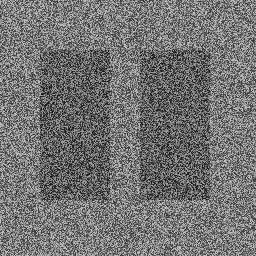
#> input picture data/sample_dataset/normal/normal_1.jpg, 256 x 256 px
$ python data_visualization.py
#> lines starting #> are read from the running program, lines starting #| are printed output that depends on the picture
import os
import cv2
import numpy as np
import matplotlib.pyplot as plt
import seaborn as sns

def visualize_dataset(dataset_dir="data/sample_dataset", output_dir="data/visualizations"):
#> called with dataset_dir = 'data/sample_dataset', output_dir = 'data/visualizations'
    os.makedirs(output_dir, exist_ok=True)

    classes = ['normal', 'effusion']
    counts = []

    plt.style.use('ggplot')

    # 1. Bar chart for class distribution
    for cls in classes:
        cls_dir = os.path.join(dataset_dir, cls)
        if os.path.exists(cls_dir):
            counts.append(len(os.listdir(cls_dir)))
        else:
            counts.append(0)

    plt.figure(figsize=(8, 6))
    bars = plt.bar(classes, counts, color=['#2E7D32', '#FF6B6B'])
    plt.title('Phân bố nhãn dữ liệu (Class Distribution)', fontsize=16)
    plt.xlabel('Nhãn chẩn đoán', fontsize=12)
    plt.ylabel('Số lượng ảnh', fontsize=12)

    for bar in bars:
        yval = bar.get_height()
        plt.text(bar.get_x() + bar.get_width()/2, yval + 0.1, int(yval), ha='center', va='bottom', fontsize=12)

    plt.savefig(os.path.join(output_dir, 'class_distribution.png'), dpi=300, bbox_inches='tight')
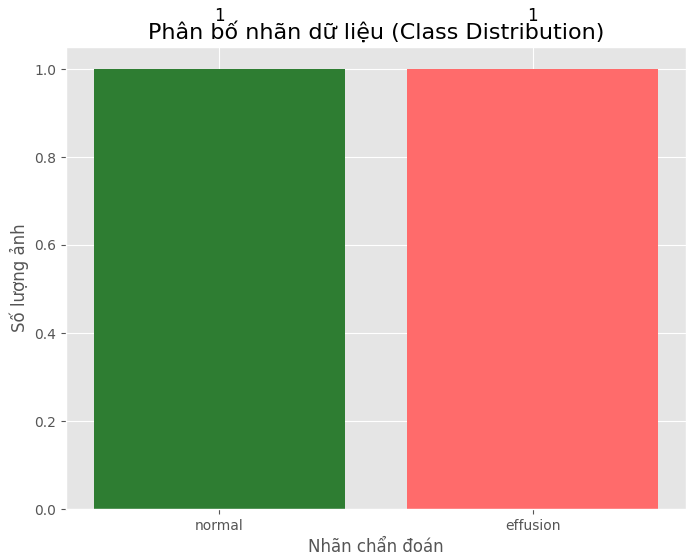
#> figure drawn by matplotlib, 1 panel
    plt.close()

    # 2. Histogram of pixel intensities
    plt.figure(figsize=(10, 6))

    colors = {'normal': 'green', 'effusion': 'red'}
    for cls in classes:
        cls_dir = os.path.join(dataset_dir, cls)
        if not os.path.exists(cls_dir): continue

        images = os.listdir(cls_dir)[:50] # Sample up to 50 images per class
        all_pixels = []
        for img_name in images:
            img_path = os.path.join(cls_dir, img_name)
            img = cv2.imread(img_path, cv2.IMREAD_GRAYSCALE)
#> img is the input picture: shape (256, 256); min 0, max 233, mean 115.1
            if img is not None:
                all_pixels.extend(img.flatten())

        if all_pixels:
            sns.kdeplot(np.array(all_pixels), color=colors[cls], label=cls.capitalize(), fill=True, alpha=0.3)

    plt.title('Phân bố phổ màu điểm ảnh (Pixel Intensity Histogram)', fontsize=16)
    plt.xlabel('Cường độ Pixel (0 - 255)', fontsize=12)
    plt.ylabel('Mật độ', fontsize=12)
    plt.legend()
    plt.savefig(os.path.join(output_dir, 'pixel_intensity_histogram.png'), dpi=300, bbox_inches='tight')
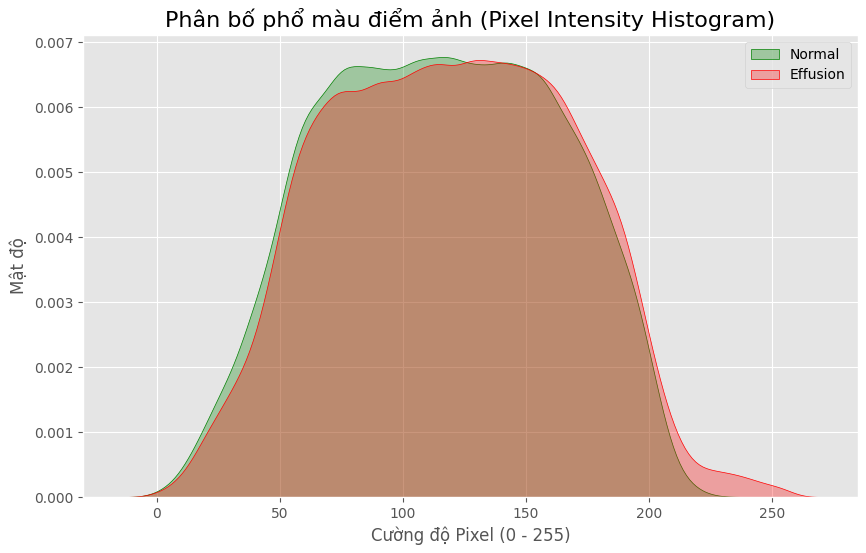
#> figure drawn by matplotlib, 1 panel
    plt.close()

    print(f"Đã xuất các biểu đồ phân tích dữ liệu tại thư mục: {output_dir}")

if __name__ == "__main__":
    visualize_dataset()
